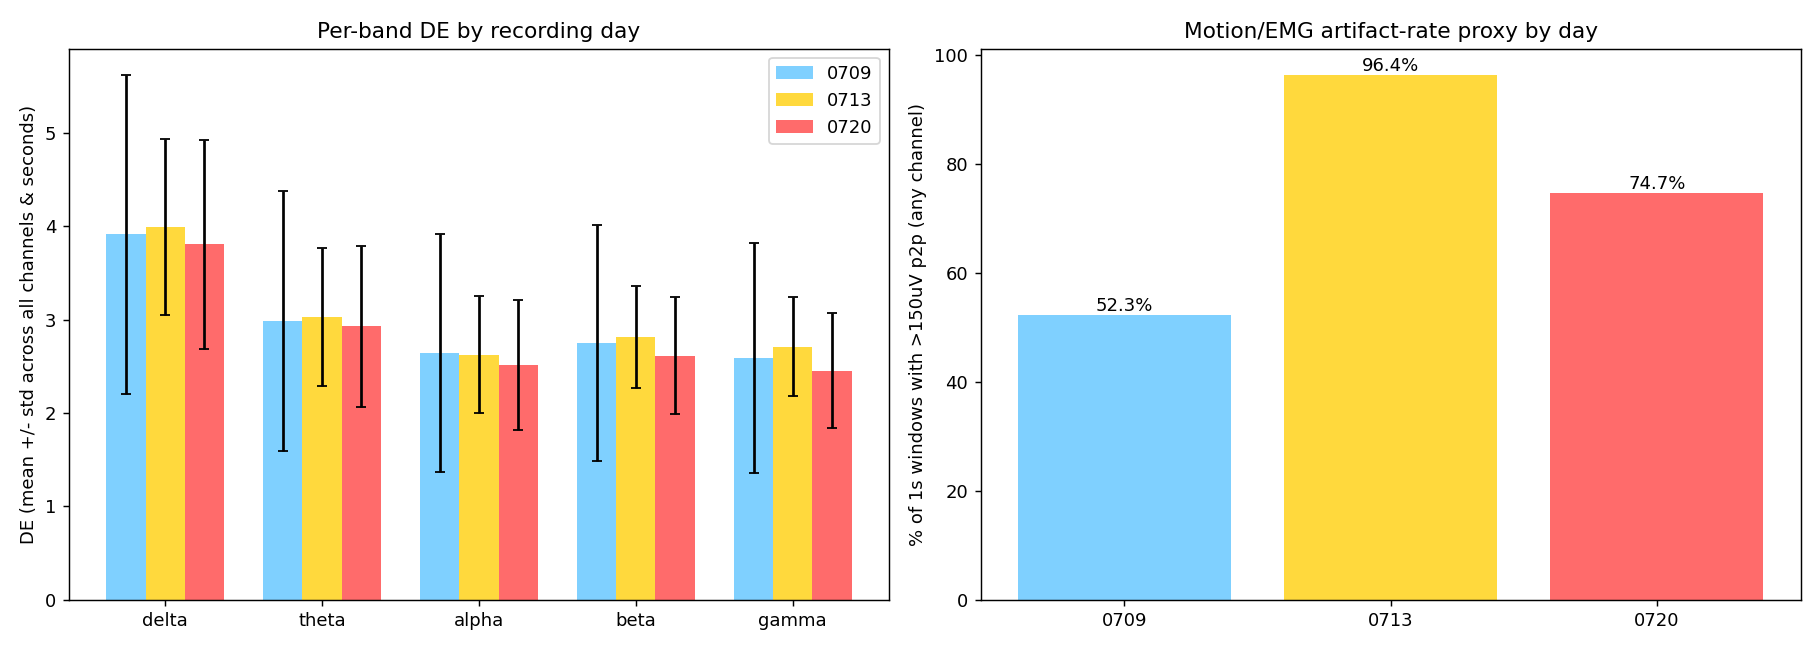

Reproduce this figure in Python.
"""Compare EEG characteristics across different recording days (0709, 0713,
0720) for the same person (Shine), to see concretely what differs day-to-day:
per-band causal DE (mean + spread) and a simple motion/EMG artifact-rate
proxy (fraction of 1s windows with an abnormally large raw amplitude swing).

Usage:
  "C:/Users/USER/miniconda3/envs/EEG/python.exe" compare_days.py
"""

import re
import sys
from collections import defaultdict
from pathlib import Path

import matplotlib
matplotlib.use("Agg")
import matplotlib.pyplot as plt
import numpy as np

HERE = Path(__file__).parent
SESSIONS_DIR = HERE / "sessions"
EMOTION_MODEL_DIR = HERE / "emotion_model"
sys.path.insert(0, str(EMOTION_MODEL_DIR))

from DGCNN_quick20_realtime_train import causal_de_features, BANDS  # noqa: E402
from train_dagcn_own_data import load_session_raw19, IDENTITY_INDICES  # noqa: E402

BAND_NAMES = ["delta", "theta", "alpha", "beta", "gamma"]
ARTIFACT_UV_THRESHOLD = 150.0  # a 1s window counts as "artifact-y" if any channel's
                                # peak-to-peak amplitude in that window exceeds this


def sessions_for_day(prefix):
    return sorted(
        d for d in SESSIONS_DIR.glob(f"{prefix}*")
        if (d / "eeg_raw.npz").exists()
    )


def analyze_day(session_dirs, max_sessions=8):
    """Returns (band_means (5,), band_stds (5,), artifact_rate, total_seconds)."""
    all_de = []  # list of (T,19,5)
    artifact_flags = []  # list of (T,) bool
    total_seconds = 0

    for session_dir in session_dirs[:max_sessions]:
        try:
            raw19, srate = load_session_raw19(session_dir / "eeg_raw.npz")
        except ValueError as e:
            print(f"  SKIP {session_dir.name}: {e}")
            continue
        srate_int = int(round(srate))
        de = np.stack(causal_de_features(raw19, srate_int, IDENTITY_INDICES))  # (T,19,5)
        all_de.append(de)
        total_seconds += de.shape[0]

        n_secs = de.shape[0]
        raw19 = raw19[:, : n_secs * srate_int]
        windows = raw19.reshape(19, n_secs, srate_int)
        ptp = windows.max(axis=2) - windows.min(axis=2)  # (19, n_secs)
        is_artifact = (ptp > ARTIFACT_UV_THRESHOLD).any(axis=0)  # (n_secs,)
        artifact_flags.append(is_artifact)

    de_all = np.concatenate(all_de, axis=0)  # (sumT, 19, 5)
    artifact_all = np.concatenate(artifact_flags, axis=0)

    band_means = de_all.mean(axis=(0, 1))  # (5,)
    band_stds = de_all.std(axis=(0, 1))  # (5,)
    artifact_rate = artifact_all.mean()
    return band_means, band_stds, artifact_rate, total_seconds


def main():
    days = {
        "0709": sessions_for_day("Shine_20260709") + sessions_for_day("Shine_E_"),
        "0713": sessions_for_day("Shine_Chillseph") + sessions_for_day("Shine_Clashroyale") + sessions_for_day("Shine_50Hear"),
        "0720": sessions_for_day("Shine_20260720"),
    }

    results = {}
    for day, session_dirs in days.items():
        print(f"\n=== {day}: {len(session_dirs)} sessions found ===")
        for s in session_dirs[:8]:
            print("  ", s.name)
        band_means, band_stds, artifact_rate, total_s = analyze_day(session_dirs)
        results[day] = (band_means, band_stds, artifact_rate, total_s)
        print(f"  total seconds analyzed: {total_s}")
        print(f"  artifact rate (>{ARTIFACT_UV_THRESHOLD}uV p2p in >=1 channel): {artifact_rate*100:.1f}%")
        for name, m, sd in zip(BAND_NAMES, band_means, band_stds):
            print(f"  {name:6s}: mean DE={m:.3f}  std DE={sd:.3f}")

    # --- plot: grouped bars, mean DE per band per day ---
    fig, axes = plt.subplots(1, 2, figsize=(14, 5))

    x = np.arange(len(BAND_NAMES))
    width = 0.25
    colors = {"0709": "#7fd0ff", "0713": "#ffd93d", "0720": "#ff6b6b"}
    for i, (day, (band_means, band_stds, _artifact_rate, _t)) in enumerate(results.items()):
        axes[0].bar(x + (i - 1) * width, band_means, width, yerr=band_stds, capsize=3,
                    label=day, color=colors.get(day, None))
    axes[0].set_xticks(x)
    axes[0].set_xticklabels(BAND_NAMES)
    axes[0].set_ylabel("DE (mean +/- std across all channels & seconds)")
    axes[0].set_title("Per-band DE by recording day")
    axes[0].legend()

    days_list = list(results.keys())
    artifact_rates = [results[d][2] * 100 for d in days_list]
    bars = axes[1].bar(days_list, artifact_rates, color=[colors.get(d) for d in days_list])
    axes[1].set_ylabel(f"% of 1s windows with >{ARTIFACT_UV_THRESHOLD:.0f}uV p2p (any channel)")
    axes[1].set_title("Motion/EMG artifact-rate proxy by day")
    for bar, val in zip(bars, artifact_rates):
        axes[1].text(bar.get_x() + bar.get_width() / 2, val, f"{val:.1f}%", ha="center", va="bottom")

    plt.tight_layout()
    out_path = HERE / "compare_days.png"
    plt.savefig(out_path, dpi=130)
    print("\nSaved:", out_path)


if __name__ == "__main__":
    main()
